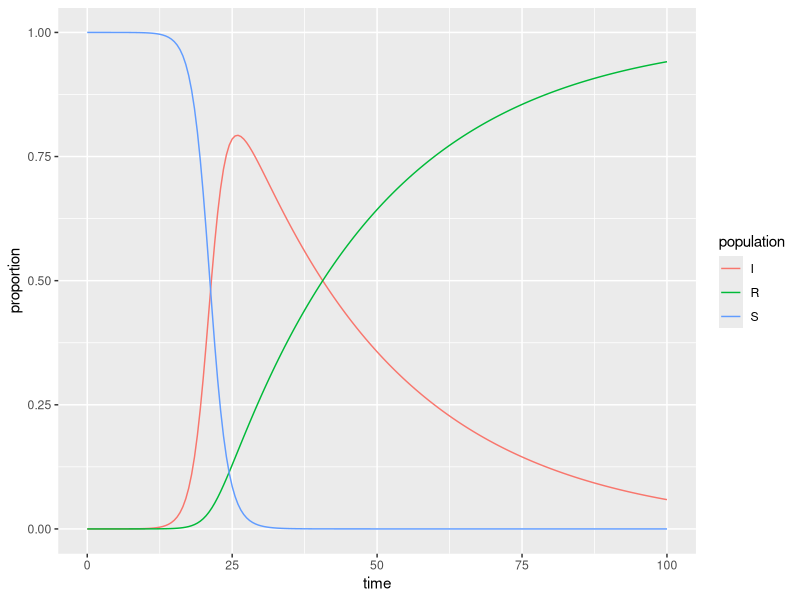

The R script that drew this image:
## ---- chunk 1
knitr::opts_chunk$set(echo = TRUE)
library(tidyverse)
library(deSolve)
## ---- chunk 2
### Specify parameters

## Proportion in each compartment: Susceptible 0.999999, Infected 0.000001, Recovered 0 (these are directly from the example linked above)
init <- c(S = 1-1e-6, I = 1e-6, R = 0.0)

## beta: infection parameter; gamma: recovery parameter
# original parameters: parameters <- c(beta = 2.316, gamma = 0.261)
parameters <- c(beta = 0.686, gamma = 0.036)

## Time frame
times      <- seq(0, 100, by = 0.5)
## ---- chunk 3
## Build the function with all 
sir <- function(time, state, parameters) {

  with(as.list(c(state, parameters)), {

    dS <- -beta * S * I
    dI <-  beta * S * I - gamma * I
    dR <-  gamma * I
    
    return(list(c(dS, dI, dR)))
  })
}
## ---- chunk 4
## Solve using `deSolve::ode()`
approximation <- ode(y = init, times = times, func = sir, parms = parameters)
## ---- chunk 5
## Get output into a data frame
approx_df <- as.data.frame(approximation)

## Pivot longer so R will do the work for us: 
approx_long <- approx_df %>% 
  pivot_longer(cols = S:R, names_to = "population", values_to = "proportion")

## ---- chunk 6
ggplot(data = approx_long, aes(x = time, y = proportion)) +
  geom_line(aes(color = population))
